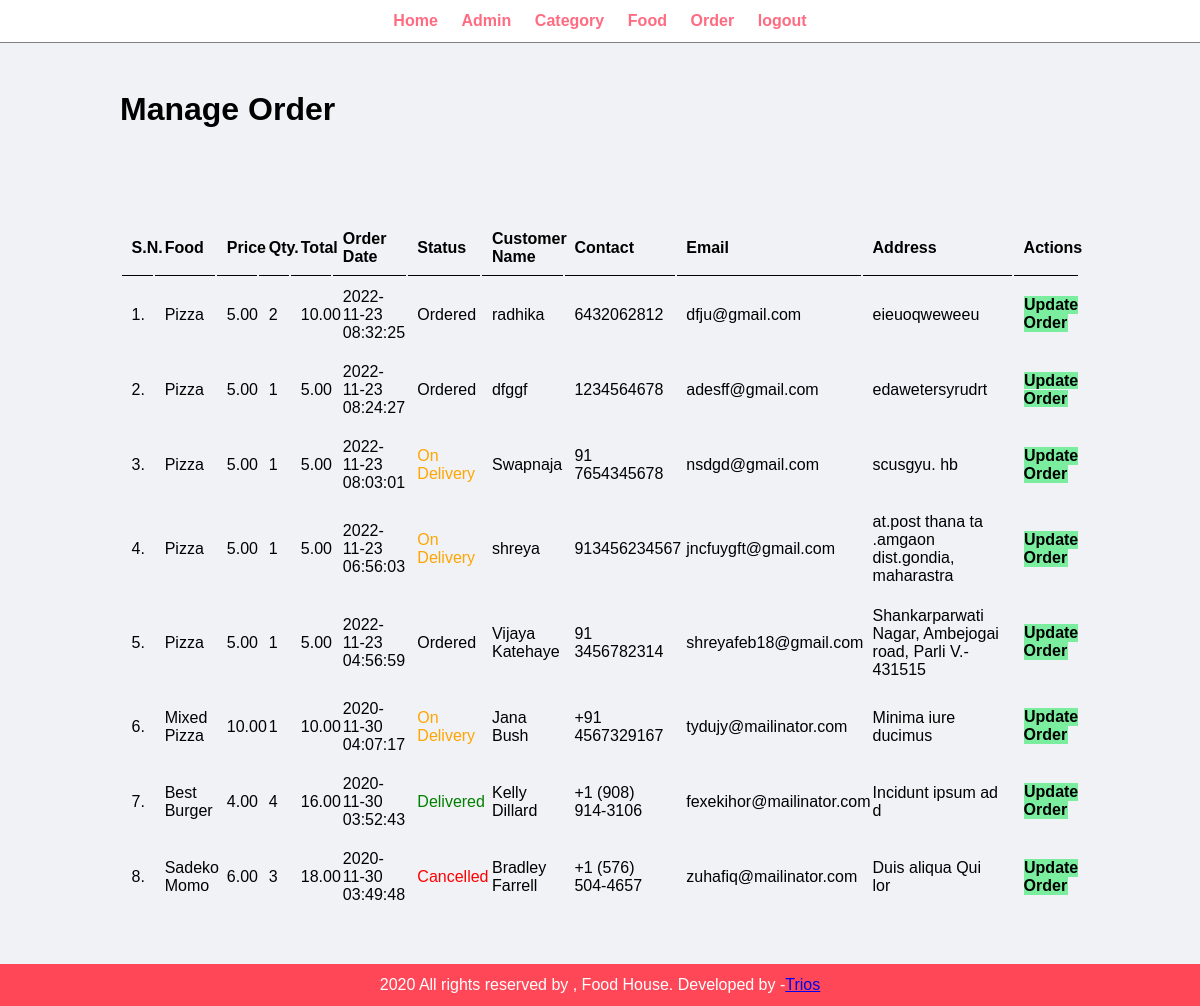
Page /admin/manage-order.php (signed in) on the committed database.
### tables this page shows
CREATE TABLE `tbl_order` (
  `id` int(10) UNSIGNED NOT NULL,
  `food` varchar(150) NOT NULL,
  `price` decimal(10,2) NOT NULL,
  `qty` int(11) NOT NULL,
  `total` decimal(10,2) NOT NULL,
  `order_date` datetime NOT NULL,
  `status` varchar(50) NOT NULL,
  `customer_name` varchar(150) NOT NULL,
  `customer_contact` varchar(20) NOT NULL,
  `customer_email` varchar(150) NOT NULL,
  `customer_address` varchar(255) NOT NULL
);

### admin/manage-order.php (the view, shortened to what this page needs)
<?php include('partials/menu.php'); ?>
<div class="main-content">
    <div class="wrapper">
        <h1>Manage Order</h1>
                <br /><br /><br />
                <br><br>
                <table class="tbl-full">
                    <tr>
                        <th>S.N.</th>
                        <th>Food</th>
                        <th>Price</th>
                        <th>Qty.</th>
                        <th>Total</th>
                        <th>Order Date</th>
                        <th>Status</th>
                        <th>Customer Name</th>
                        <th>Contact</th>
                        <th>Email</th>
                        <th>Address</th>
                        <th>Actions</th>
                    </tr>
                    <?php
                        $sql = "SELECT * FROM tbl_order ORDER BY id DESC";
                        $res = mysqli_query($conn, $sql);
                        $count = mysqli_num_rows($res);
                        $sn = 1;
                        if($count>0)
                        {
                            while($row=mysqli_fetch_assoc($res))
                            {
                                $id = $row['id'];
                                $food = $row['food'];
                                $price = $row['price'];
                                $qty = $row['qty'];
                                $total = $row['total'];
                                $order_date = $row['order_date'];
                                $status = $row['status'];
                                $customer_name = $row['customer_name'];
                                $customer_contact = $row['customer_contact'];
                                $customer_email = $row['customer_email'];
                                $customer_address = $row['customer_address'];
                                ?>
                                    <tr>
                                        <td><?php echo $sn++; ?>. </td>
                                        <td><?php echo $food; ?></td>
                                        <td><?php echo $price; ?></td>
                                        <td><?php echo $qty; ?></td>
                                        <td><?php echo $total; ?></td>
                                        <td><?php echo $order_date; ?></td>
                                        <td>
                                            <?php
                                                if($status=="Ordered")
                                                {
                                                    echo "<label>$status</label>";
                                                }
                                                elseif($status=="On Delivery")
                                                {
                                                    echo "<label style='color: orange;'>$status</label>";
                                                }
                                                elseif($status=="Delivered")
                                                {
                                                    echo "<label style='color: green;'>$status</label>";
                                                }
                                                elseif($status=="Cancelled")
                                                {
                                                    echo "<label style='color: red;'>$status</label>";
                                                }
                                            ?>
                                        </td>
                                        <td><?php echo $customer_name; ?></td>
                                        <td><?php echo $customer_contact; ?></td>
                                        <td><?php echo $customer_email; ?></td>
                                        <td><?php echo $customer_address; ?></td>
                                        <td>
                                            <a href="<?php echo SITEURL; ?>admin/update-order.php?id=<?php echo $id; ?>" class="btn-secondary">Update Order</a>
                                        </td>
                                    </tr>
                                <?php
                            }
                        }
                        else
                        {
                            echo "<tr><td colspan='12' class='error'>Orders not Available</td></tr>";
                        }
                    ?>
                </table>
    </div>
</div>
<?php include('partials/footer.php'); ?>

### css_code/admin.css (style rules this page uses)
* { margin:0 ; padding:0 ; font-family: Arial, Helvetica, sans-serif; }
.wrapper { padding: 1%; width: 80%; margin: 0 auto; }
.tbl-full { width: 100%; }
table tr th { border-bottom: 1px solid black; padding: 1%; text-align: left; }
table tr td { padding: 1%; }
.btn-secondary { background-color:#7bed9f; padding: 1%; color: black; text-decoration: none; font-weight: bold; }
.main-content { background-color: #f1f2f6; padding: 3% 0; }

### rows in the picture
tbl_order: food "Pizza", price "5.00", qty "2", total "10.00", order_date "2022-11-23 08:32:25", status "Ordered", customer_name "radhika", customer_contact "6432062812", customer_email "dfju@gmail.com", customer_address "eieuoqweweeu"
tbl_order: food "Pizza", price "5.00", qty "1", total "5.00", order_date "2022-11-23 08:24:27", status "Ordered", customer_name "dfggf", customer_contact "1234564678", customer_email "adesff@gmail.com", customer_address "edawetersyrudrt"
tbl_order: food "Pizza", price "5.00", qty "1", total "5.00", order_date "2022-11-23 08:03:01", status "On Delivery", customer_name "Swapnaja", customer_contact "91 7654345678", customer_email "nsdgd@gmail.com", customer_address "scusgyu. hb"
tbl_order: food "Pizza", price "5.00", qty "1", total "5.00", order_date "2022-11-23 06:56:03", status "On Delivery", customer_name "shreya", customer_contact "913456234567", customer_email "jncfuygft@gmail.com", customer_address "at.post thana ta .amgaon dist.gondia, maharastra"
tbl_order: food "Pizza", price "5.00", qty "1", total "5.00", order_date "2022-11-23 04:56:59", status "Ordered", customer_name "Vijaya Katehaye", customer_contact "91 3456782314", customer_email "shreyafeb18@gmail.com", customer_address "Shankarparwati Nagar, Ambejogai road, Parli V.- 431515"
tbl_order: food "Mixed Pizza", price "10.00", qty "1", total "10.00", order_date "2020-11-30 04:07:17", status "On Delivery", customer_name "Jana Bush", customer_contact "+91 4567329167", customer_email "tydujy@mailinator.com", customer_address "Minima iure ducimus"
tbl_order: food "Best Burger", price "4.00", qty "4", total "16.00", order_date "2020-11-30 03:52:43", status "Delivered", customer_name "Kelly Dillard", customer_contact "+1 (908) 914-3106", customer_email "fexekihor@mailinator.com", customer_address "Incidunt ipsum ad d"
tbl_order: food "Sadeko Momo", price "6.00", qty "3", total "18.00", order_date "2020-11-30 03:49:48", status "Cancelled", customer_name "Bradley Farrell", customer_contact "+1 (576) 504-4657", customer_email "zuhafiq@mailinator.com", customer_address "Duis aliqua Qui lor"
